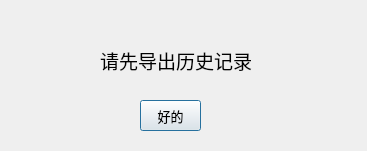
<?xml version="1.0" encoding="UTF-8"?>
<ui version="4.0">
 <class>Dialog</class>
 <widget class="QDialog" name="Dialog">
  <property name="geometry">
   <rect>
    <x>0</x>
    <y>0</y>
    <width>367</width>
    <height>151</height>
   </rect>
  </property>
  <property name="windowTitle">
   <string>Dialog</string>
  </property>
  <widget class="QLabel" name="label">
   <property name="geometry">
    <rect>
     <x>100</x>
     <y>40</y>
     <width>221</width>
     <height>41</height>
    </rect>
   </property>
   <property name="font">
    <font>
     <family>黑体</family>
     <pointsize>14</pointsize>
    </font>
   </property>
   <property name="text">
    <string>请先导出历史记录</string>
   </property>
  </widget>
  <widget class="QPushButton" name="pushButton">
   <property name="geometry">
    <rect>
     <x>140</x>
     <y>100</y>
     <width>61</width>
     <height>31</height>
    </rect>
   </property>
   <property name="font">
    <font>
     <family>黑体</family>
     <pointsize>10</pointsize>
    </font>
   </property>
   <property name="text">
    <string>好的</string>
   </property>
  </widget>
 </widget>
 <resources/>
 <connections/>
</ui>
